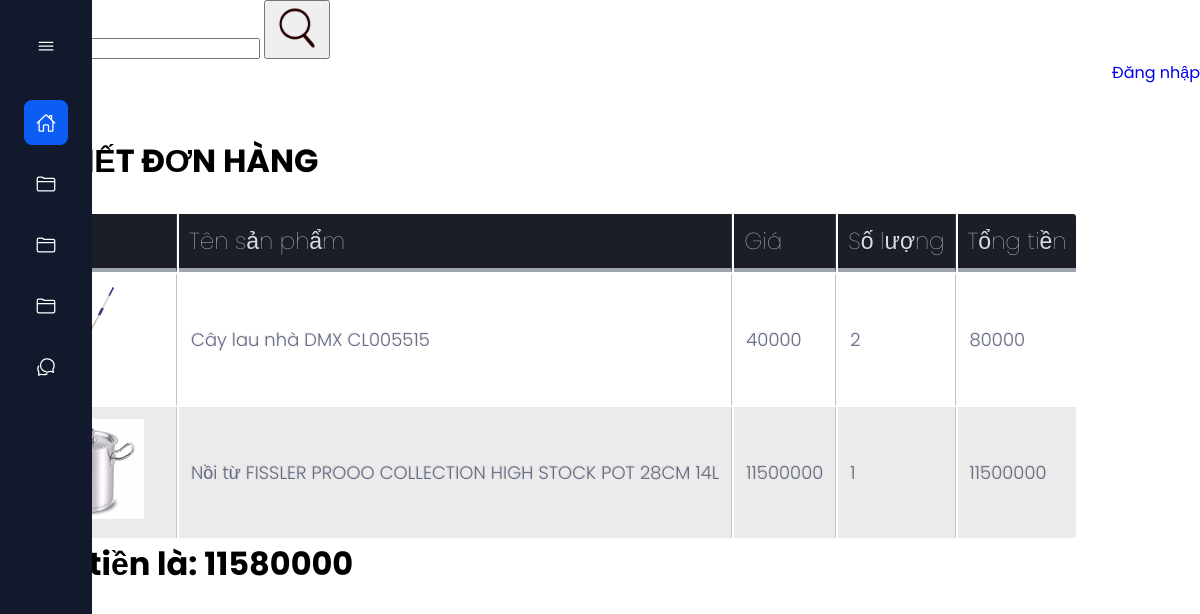
/admin/receipts/detail_receipt.php?id=19 (signed in), run on the app's committed database.
### tables this page shows
CREATE TABLE `receipt_detail` (
  `receipt_id` int(11) NOT NULL,
  `product_id` int(11) NOT NULL,
  `quantity` tinyint(4) NOT NULL
);

CREATE TABLE `products` (
  `id` int(11) NOT NULL,
  `name` varchar(200) NOT NULL,
  `description` mediumtext NOT NULL,
  `price` int(11) NOT NULL,
  `image` varchar(200) NOT NULL,
  `manufacturer_id` int(11) NOT NULL
);

### admin/receipts/detail_receipt.php (the view, shortened to what this page needs)
<!DOCTYPE html>
<html>
<head>
	<link rel="stylesheet" href="../index3.css">
	<link rel="stylesheet" href="../style_validate1.css">
	<link rel="stylesheet" type="text/css" href="../style_table.css">
</head>
<?php
$id = $_GET['id'];
require '../connect_database.php';
$sql_command_select = "select * from receipt_detail join products on receipt_detail.product_id = products.id where receipt_detail.receipt_id = $id";
$query_sql_command_select = mysqli_query($connect_database, $sql_command_select);
$money_of_all = 0;
 ?>
<body>
<?php require '../menu.php'; ?>
<div class="top">
	<div class = "search">
		<form class = "form_search">
			<input type="search" name="search" value = "<?php echo $content_search ?>">
			<button>
				<img src="../style/style_image/icon_search.png" width="50px">
			</button>
		</form>
	</div>
	<div class = "login">
		<a class = "login" href="https://google.com">Đăng nhập</a>
	</div>
</div>
<div class = "bot">
	<div class = "header">
		<h1 class =  "header" >CHI TIẾT ĐƠN HÀNG</h1>
	</div>
	<br>
	<?php require '../validate.php' ?>
	<table class = "table">
		<tr>
			<th>Ảnh</th>
			<th>Tên sản phẩm</th>
			<th>Giá</th>
			<th>Số lượng</th>
			<th>Tổng tiền</th>
		</tr>
		<?php foreach ($query_sql_command_select as $array_receipts) : ?>
		<tr>
			<td>
			</td>
			<td><?php echo $array_receipts['name'] ?></td>
			<td><?php echo $array_receipts['price'] ?></td>
			<td><?php echo $array_receipts['quantity'] ?></td>
			<td><?php echo $array_receipts['quantity'] * $array_receipts['price'] ?></td>
		</tr>
		<?php $money_of_all += $array_receipts['quantity'] * $array_receipts['price'] ?>
		<?php endforeach ?>
	</table>
	<h1>
		Tổng tiền là: <?php echo $money_of_all ?>
	</h1>
</div>
</body>
</html>

### admin/index3.css (style rules this page uses)
body { padding: 0px; margin: 0px; }
.search { display: flex; justify-content: flex-start; }
.login { display: flex; justify-content: flex-end; }
.header { margin-top: 25px; background-color: white; padding: 1px; }

### admin/style_table.css (style rules this page uses)
th { color:#D5DDE5;; background:#1b1e24; border-bottom:4px solid #9ea7af; border-right: 1px solid #343a45; font-size:23px; font-weight: 100; padding:10px; text-align:left; text-shadow: 0 1px 1px rgba(0, 0, 0, 0.1); vertical-align:middle; }
th:first-child { border-top-left-radius:3px; }
th:last-child { border-top-right-radius:3px; border-right:none; }
tr { border-top: 1px solid #C1C3D1; border-bottom-: 1px solid #C1C3D1; color:#666B85; font-size:16px; font-weight:normal; text-shadow: 0 1px 1px rgba(256, 256, 256, 0.1); }
tr:first-child { border-top:none; }
tr:last-child { border-bottom:none; }
tr:nth-child(odd) td { background:#EBEBEB; }
tr:last-child td:first-child { border-bottom-left-radius:3px; }
tr:last-child td:last-child { border-bottom-right-radius:3px; }
td { background:#FFFFFF; padding:12px; text-align:left; vertical-align:middle; font-weight:300; font-size:18px; text-shadow: -1px -1px 1px rgba(0, 0, 0, 0.1); border-right: 1px solid #C1C3D1; }
td:last-child { border-right: 0px; }

### admin/style_menu.css (style rules this page uses)
:root { --nav-width: 92px; --first-color: #0C5DF4; --bg-color: #12192C; --sub-color: #B6CEFC; --white-color: #FFF; --body-font: 'Poppins', sans-serif; --normal-font-size: 1rem; --small-font-size: .875rem; --z-fixed: 100; }
*,::before,::after { box-sizing: border-box; }
body { position: relative; margin: 0; padding: 2rem 0 0 6.75rem; font-family: var(--body-font); font-size: var(--normal-font-size); transition: .5s; }
h1 { margin: 0; }
a { text-decoration: none; }

### admin/index1.css (style rules this page uses)
body { padding: 0px; margin: 0px; }
.search { display: flex; justify-content: flex-start; }
.login { display: flex; justify-content: flex-end; }
.header { margin-top: 25px; background-color: white; padding: 1px; }

### data on the page
receipt_detail: product.name "Cây lau nhà DMX CL005515", product.price "40000", quantity "2", $array_receipts['quantity']*$array_receipts['price'] "80000"
receipt_detail: product.name "Nồi từ FISSLER PROOO COLLECTION HIGH STOCK POT 28CM 14L", product.price "11500000", quantity "1", $array_receipts['quantity']*$array_receipts['price'] "11500000"

### other printed values
$money_of_all "11580000"
